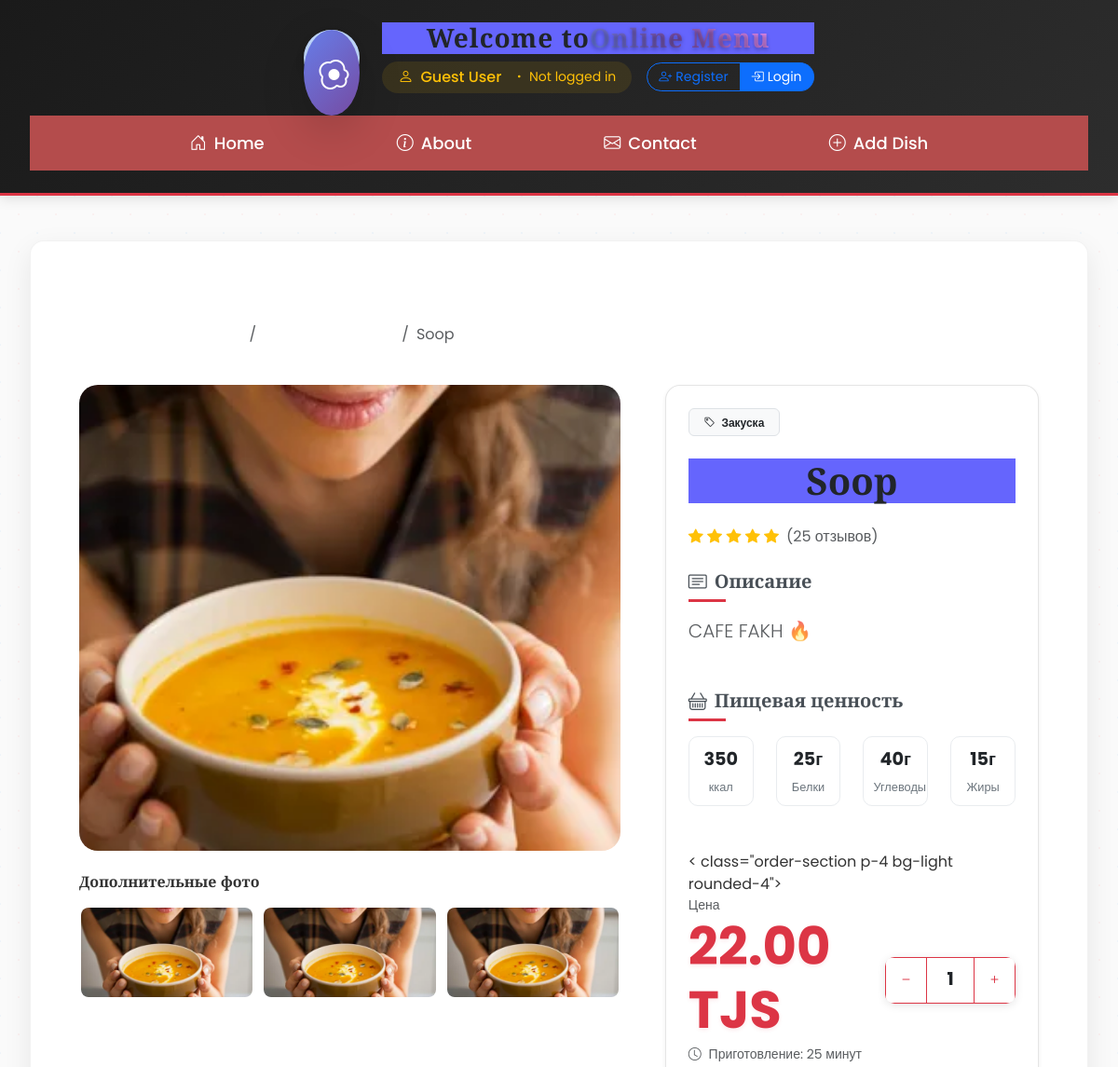
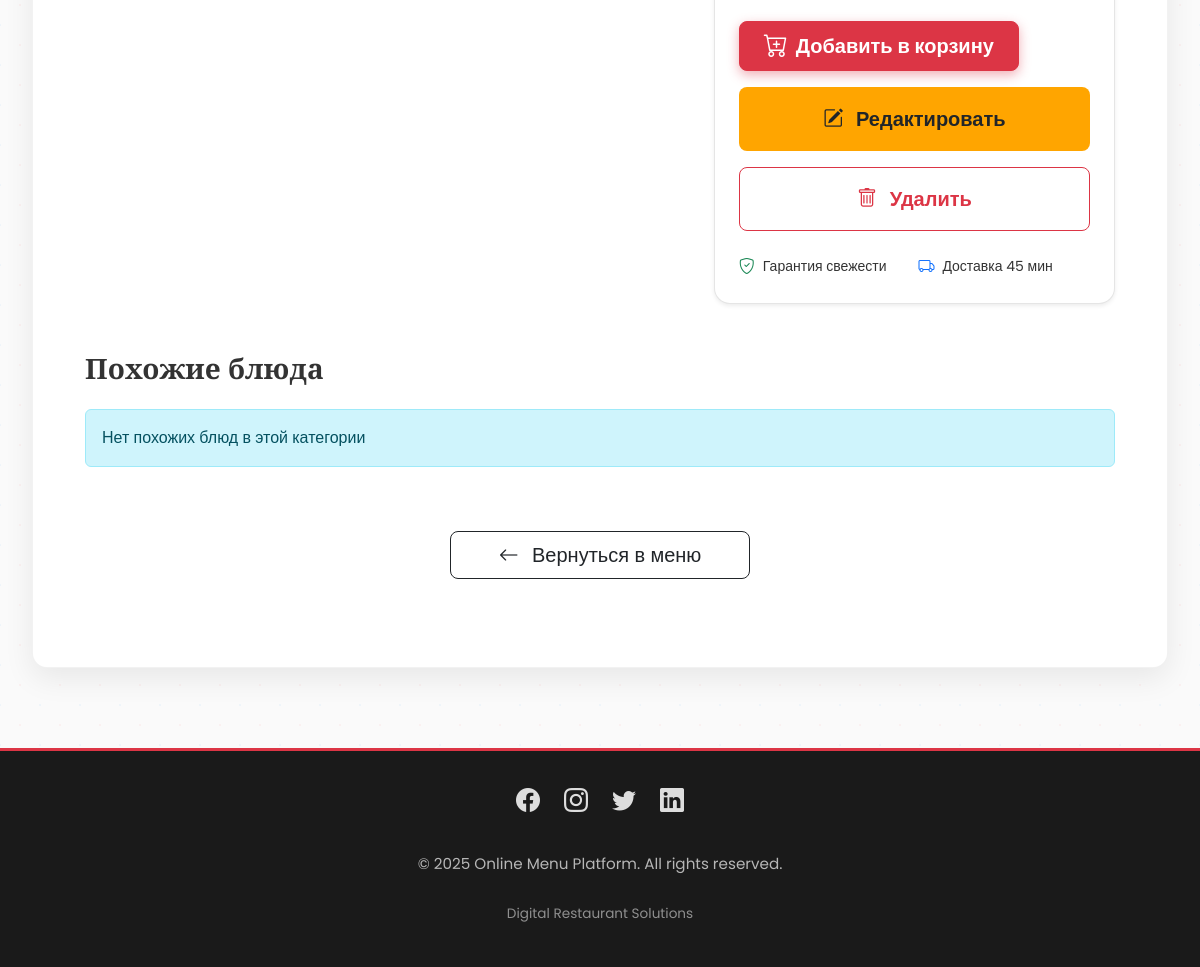
Page /dish/1/ on the committed database (2 pictures, top to bottom).
### online_menu/models.py (models this page shows, shortened)
class Dish(models.Model):
    CATEGORY_CHOICES = [
        ('starter', 'Starter'),
        ('main', 'Main'),
        ('dessert', 'Dessert'),
        ('drink', 'Drink'),
    ]
    dish_name = models.CharField(max_length=100, verbose_name="dish's name")
    description = models.TextField(null=True, blank=True, verbose_name="Description")
    price = models.DecimalField(max_digits=8, decimal_places=2, verbose_name="Price")
    category = models.CharField(max_length=50, choices=CATEGORY_CHOICES, verbose_name="category")
    image = models.ImageField(upload_to='media/', verbose_name="Image")

### online_menu/views.py (the view)
# urls.py: path('dish/<int:dish_id>/', detail_dish, name='detail_dish'),
def detail_dish(request, dish_id):
    dish = Dish.objects.get(id=dish_id)
    return render(request, 'dish_detail.html', {'dish': dish})

### templates/dish_detail.html (shortened to what this page needs)
{% extends "base.html" %}
{% load static %}
{% block main %}
<div class="container py-5">
    <nav aria-label="breadcrumb" class="mb-4">
        <ol class="breadcrumb">
            <li class="breadcrumb-item"><a href="{% url 'home_name' %}" class="text-decoration-none">
                <i class="bi bi-house-door me-1"></i>Главная
            </a></li>
            <li class="breadcrumb-item"><a href="#menu" class="text-decoration-none">
                <i class="bi bi-menu-button me-1"></i>Меню
            </a></li>
            <li class="breadcrumb-item active" aria-current="page">{{ dish.dish_name }}</li>
        </ol>
    </nav>
    <div class="row g-5">
        <div class="col-lg-7">
            <div class="dish-image-container">
                {% if dish.image %}
                    <img src="{{ dish.image.url }}"
                         class="dish-main-image img-fluid rounded-4 shadow-lg"
                         alt="{{ dish.dish_name }}">
                {% else %}
                    <div class="no-image-placeholder rounded-4 shadow-lg">
                        <i class="bi bi-image text-muted display-1"></i>
                        <p class="mt-3 text-muted">Изображение отсутствует</p>
                    </div>
                {% endif %}
            </div>
            <div class="image-gallery mt-4">
                <h6 class="mb-3">Дополнительные фото</h6>
                <div class="row g-2">
                    {% for i in "123" %}
                    <div class="col-4">
                        <div class="gallery-item rounded-3">
                            {% if dish.image %}
                                <img src="{{ dish.image.url }}"
                                     class="img-fluid rounded-3"
                                     alt="{{ dish.dish_name }} - фото {{ forloop.counter }}">
                            {% else %}
                                <div class="no-thumb-placeholder rounded-3">
                                    <i class="bi bi-image"></i>
                                </div>
                            {% endif %}
                        </div>
                    </div>
                    {% endfor %}
                </div>
            </div>
        </div>
        <div class="col-lg-5">
            <div class="dish-details-card p-4 rounded-4 shadow-sm h-100">
                <div class="mb-4">
                    <span class="badge bg-light text-dark border px-3 py-2">
                        <i class="bi bi-tag me-1"></i>
                        {% if dish.category == 'starter' %}
                            Закуска
                        {% elif dish.category == 'main' %}
                            Основное блюдо
                        {% elif dish.category == 'dessert' %}
                            Десерт
                        {% elif dish.category == 'drink' %}
                            Напиток
                        {% else %}
                            {{ dish.category }}
                        {% endif %}
                    </span>
                </div>
                <h1 class="dish-title mb-4">{{ dish.dish_name }}</h1>
                <div class="rating-section mb-4">
                    <div class="d-flex align-items-center">
                        <div class="stars me-2">
                            {% for i in "12345" %}
                                {% if forloop.counter <= dish.rating|default:5 %}
                                    <i class="bi bi-star-fill text-warning"></i>
                                {% else %}
                                    <i class="bi bi-star text-muted"></i>
                                {% endif %}
                            {% endfor %}
                        </div>
                        <span class="text-muted">({{ dish.review_count|default:"25" }} отзывов)</span>
                    </div>
                </div>
                <div class="description-section mb-5">
                    <h5 class="section-title mb-3">
                        <i class="bi bi-card-text me-2"></i>Описание
                    </h5>
                    <p class="dish-description text-muted lead">
                        {{ dish.description|default:"Вкусное блюдо, приготовленное с любовью нашими шеф-поварами." }}
                    </p>
                </div>
                <div class="nutrition-section mb-5">
                    <h5 class="section-title mb-3">
                        <i class="bi bi-basket me-2"></i>Пищевая ценность
                    </h5>
                    <div class="row text-center">
                        <div class="col-3">
                            <div class="nutrition-item">
                                <div class="nutrition-value">{{ dish.calories|default:"350" }}</div>
                                <div class="nutrition-label">ккал</div>
                            </div>
                        </div>
                        <div class="col-3">
                            <div class="nutrition-item">
                                <div class="nutrition-value">{{ dish.protein|default:"25" }}г</div>
                                <div class="nutrition-label">Белки</div>
                            </div>
                        </div>
                        <div class="col-3">
                            <div class="nutrition-item">
                                <div class="nutrition-value">{{ dish.carbs|default:"40" }}г</div>
                                <div class="nutrition-label">Углеводы</div>
                            </div>
                        </div>
                        <div class="col-3">
                            <div class="nutrition-item">
                                <div class="nutrition-value">{{ dish.fat|default:"15" }}г</div>
                                <div class="nutrition-label">Жиры</div>
                            </div>
                        </div>
                    </div>
                </div>
                < class="order-section p-4 bg-light rounded-4">
                    <div class="d-flex justify-content-between align-items-center mb-4">
                        <div>
                            <div class="text-muted small">Цена</div>
                            <div class="price display-4 fw-bold text-danger">
                                {{ dish.price }} TJS
                            </div>
                            <div class="text-muted small mt-1">
                                <i class="bi bi-clock me-1"></i>
                                Приготовление: {{ dish.preparation_time|default:"25" }} минут
                            </div>
                        </div>
                        <div class="quantity-selector">
                            <div class="input-group" style="width: 140px;">
                                <button class="btn btn-outline-danger" type="button" id="decrease-qty">
                                    <i class="bi bi-dash"></i>
                                </button>
                                <input type="text" class="form-control text-center border-danger"
                                       value="1" id="quantity-input" readonly>
                                <button class="btn btn-outline-danger" type="button" id="increase-qty">
                                    <i class="bi bi-plus"></i>
                                </button>
                            </div>
                        </div>
                    </div>
                    <div class="d-grid gap-3">
    <button class="btn btn-danger btn-lg py-3 d-flex align-items-center justify-content-center" id="add-to-cart-btn">
        <i class="bi bi-cart-plus me-2 fs-4"></i>
        <span class="fw-semibold">Добавить в корзину</span>
    </button>
    <a href="{% url 'dish_edit' dish.id %}" class="btn  btn-lg py-3 fw-semibold" style="background-color: orange; ">
        <i class="bi bi-pencil-square me-2"></i>
        Редактировать
    </a>
    <a href="{% url 'dish_delete' dish.id %}" class="btn btn-outline-danger btn-lg py-3 fw-semibold">
        <i class="bi bi-trash me-2"></i>
        Удалить
    </a>
</div>
                <div class="additional-info mt-4">
                    <div class="row g-2">
                        <div class="col-6">
                            <div class="info-item d-flex align-items-center">
                                <i class="bi bi-shield-check text-success me-2"></i>
                                <span class="small">Гарантия свежести</span>
                            </div>
                        </div>
                        <div class="col-6">
                            <div class="info-item d-flex align-items-center">
                                <i class="bi bi-truck text-primary me-2"></i>
                                <span class="small">Доставка 45 мин</span>
                            </div>
                        </div>
                    </div>
                </div>
            </div>
        </div>
    </div>
    <div class="related-dishes mt-5">
        <h3 class="mb-4">Похожие блюда</h3>
        <div class="row g-4">
            {% for related_dish in related_dishes|slice:":3" %}
            <div class="col-md-4">
                <div class="card dish-card border-0 shadow-sm h-100">
                    {% if related_dish.image %}
                        <img src="{{ related_dish.image.url }}"
                             class="card-img-top"
                             alt="{{ related_dish.dish_name }}">
                    {% else %}
                        <div class="no-image-placeholder">
                            <i class="bi bi-image text-muted"></i>
                        </div>
                    {% endif %}
                    <div class="card-body">
                        <h5 class="card-title">{{ related_dish.dish_name }}</h5>
                        <p class="card-text text-muted small">{{ related_dish.description|truncatechars:80 }}</p>
                        <div class="d-flex justify-content-between align-items-center">
                            <span class="price-badge bg-danger text-white px-3 py-1 rounded-pill">
                                {{ related_dish.price }} TJS
                            </span>
                            <a href="{% url 'dish_detail_name' related_dish.id %}"
                               class="btn btn-sm btn-outline-danger">
                                Подробнее
                            </a>
                        </div>
                    </div>
                </div>
            </div>
            {% empty %}
            <div class="col-12">
                <div class="alert alert-info">
                    Нет похожих блюд в этой категории
                </div>
            </div>
            {% endfor %}
        </div>
    </div>
    <div class="text-center mt-5">
        <a href="{% url 'home_name' %}" class="btn btn-outline-dark btn-lg px-5">
            <i class="bi bi-arrow-left me-2"></i>
            Вернуться в меню
        </a>
    </div>
</div>
{% endblock main %}

### static/css/base.css (style rules this page uses)
* { margin: 0; padding: 0; box-sizing: border-box; }
body { font-family: Arial, sans-serif; }

### static/css/home.css (style rules this page uses)
* { margin: 0; padding: 0; }
img { height: 280px; width: 100%; border-radius: 10px 10px 0px 0px; }
h1 { background-color: rgb(101, 101, 253); font-size: 50px; display: flex; justify-content: center; }
body { background-color: rgb(179, 179, 179); }
button { background-color: gray; color: black; width: 280px; height: 50px; display: flex; justify-content: center; align-items: center; margin-left: 150px; font-size: 20px; margin-top: 10px; }

### static/css/about.css (style rules this page uses)
* { margin: 0; padding: 0; box-sizing: border-box; }
body { font-family: "Poppins", sans-serif; line-height: 1.6; color: #333; background-color: #f9f9f9; }
nav a { color: white; text-decoration: none; margin: 0 15px; font-weight: 500; }

### templates/base.html (style rules this page uses)
:root { --primary-color: #dc3545; --secondary-color: #ff6b6b; --dark-color: #212529; --light-color: #f8f9fa; --gold-color: #ffd700; --transition: all 0.3s ease; }
* { margin: 0; padding: 0; box-sizing: border-box; }
body { font-family: 'Poppins', sans-serif; background-color: #fefefe; color: #333; min-height: 100vh; display: flex; flex-direction: column; }
h1, h2, h3, h4, h5, h6 { font-family: 'Playfair Display', serif; font-weight: 600; }
nav a { color: white; text-decoration: none; font-weight: 500; font-size: 1.1rem; padding: 0.5rem 1.5rem; border-radius: 30px; transition: var(--transition); display: flex; align-items: center; gap: 8px; }

### templates/dish_detail.html (style rules this page uses)
#add-to-cart-btn { box-shadow: 0 4px 12px rgba(220, 53, 69, 0.4); transition: 0.25s ease; }
.dish-image-container { position: relative; overflow: hidden; border-radius: 20px; }
.dish-main-image { width: 100%; height: 500px; object-fit: cover; transition: transform 0.5s ease; }
.gallery-item { height: 100px; overflow: hidden; cursor: pointer; transition: all 0.3s ease; border: 2px solid transparent; }
.gallery-item img { width: 100%; height: 100%; object-fit: cover; }
.dish-details-card { background: white; border: 1px solid rgba(0,0,0,0.1); }
.dish-title { color: #212529; font-weight: 700; line-height: 1.2; font-size: 2.5rem; }
.section-title { color: #495057; font-weight: 600; position: relative; padding-bottom: 10px; }
.section-title::after { content: ''; position: absolute; bottom: 0; left: 0; width: 40px; height: 3px; background: #dc3545; }
.nutrition-item { padding: 10px; background: white; border-radius: 10px; border: 1px solid #e9ecef; }
.nutrition-value { font-size: 1.2rem; font-weight: bold; color: #212529; }
.nutrition-label { font-size: 0.8rem; color: #6c757d; margin-top: 5px; }
.price { text-shadow: 0 2px 4px rgba(220, 53, 69, 0.1); }
.quantity-selector .input-group { box-shadow: 0 2px 10px rgba(0,0,0,0.1); border-radius: 10px; overflow: hidden; }
.quantity-selector button { width: 45px; font-weight: bold; }
.quantity-selector input { font-size: 1.2rem; font-weight: bold; }

### rows in the picture
Dish: dish_name "Soop", image (picture), description "CAFE FAKH 🔥", price "22.00"

### other values in the picture
{{ dish.review_count|default:"25" }} "25"
{{ dish.calories|default:"350" }} "350"
{{ dish.protein|default:"25" }} "25"
{{ dish.carbs|default:"40" }} "40"
{{ dish.fat|default:"15" }} "15"
{{ dish.preparation_time|default:"25" }} "25"
